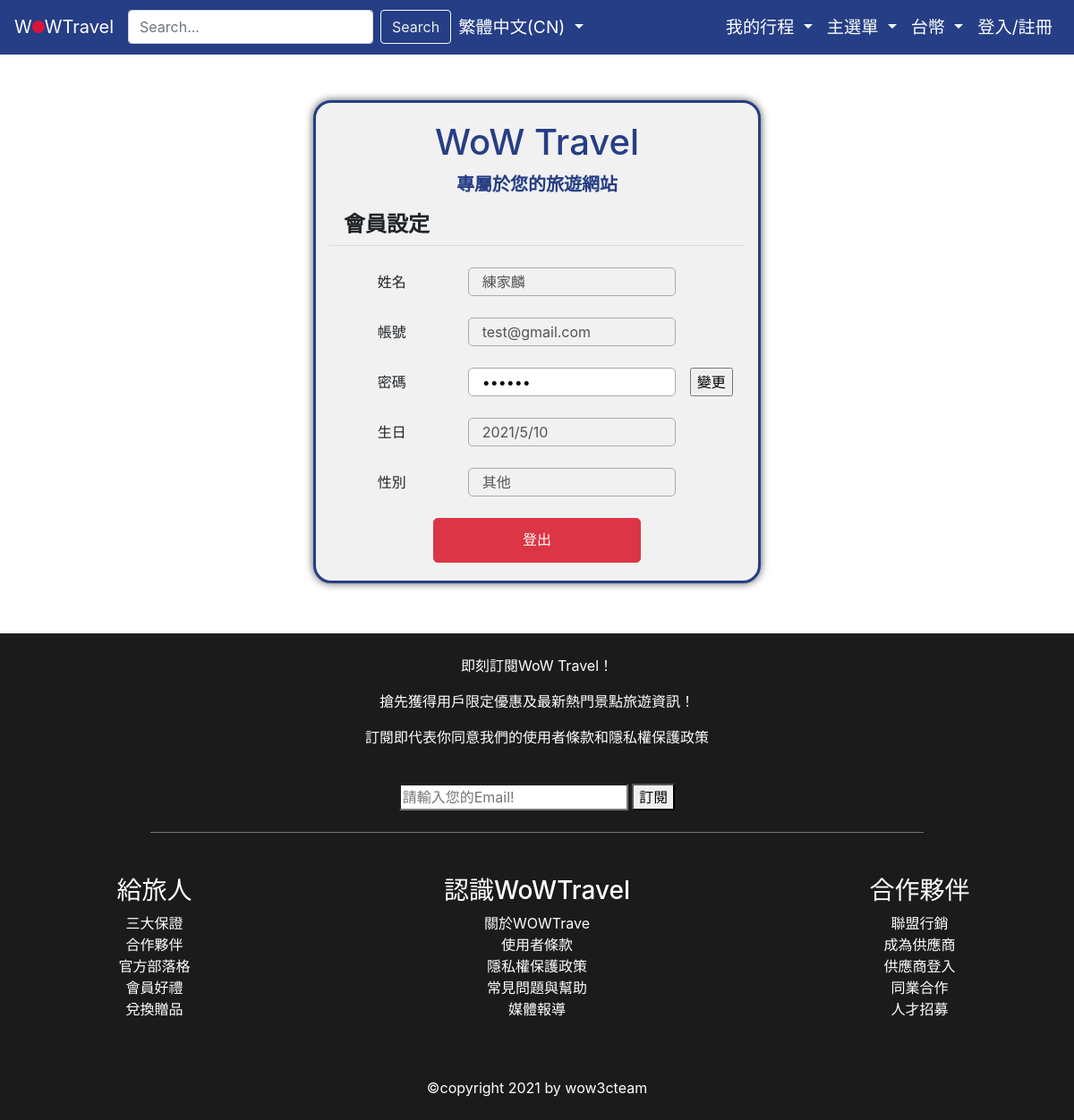
/member (signed in), run on an earlier commit of the app's database.
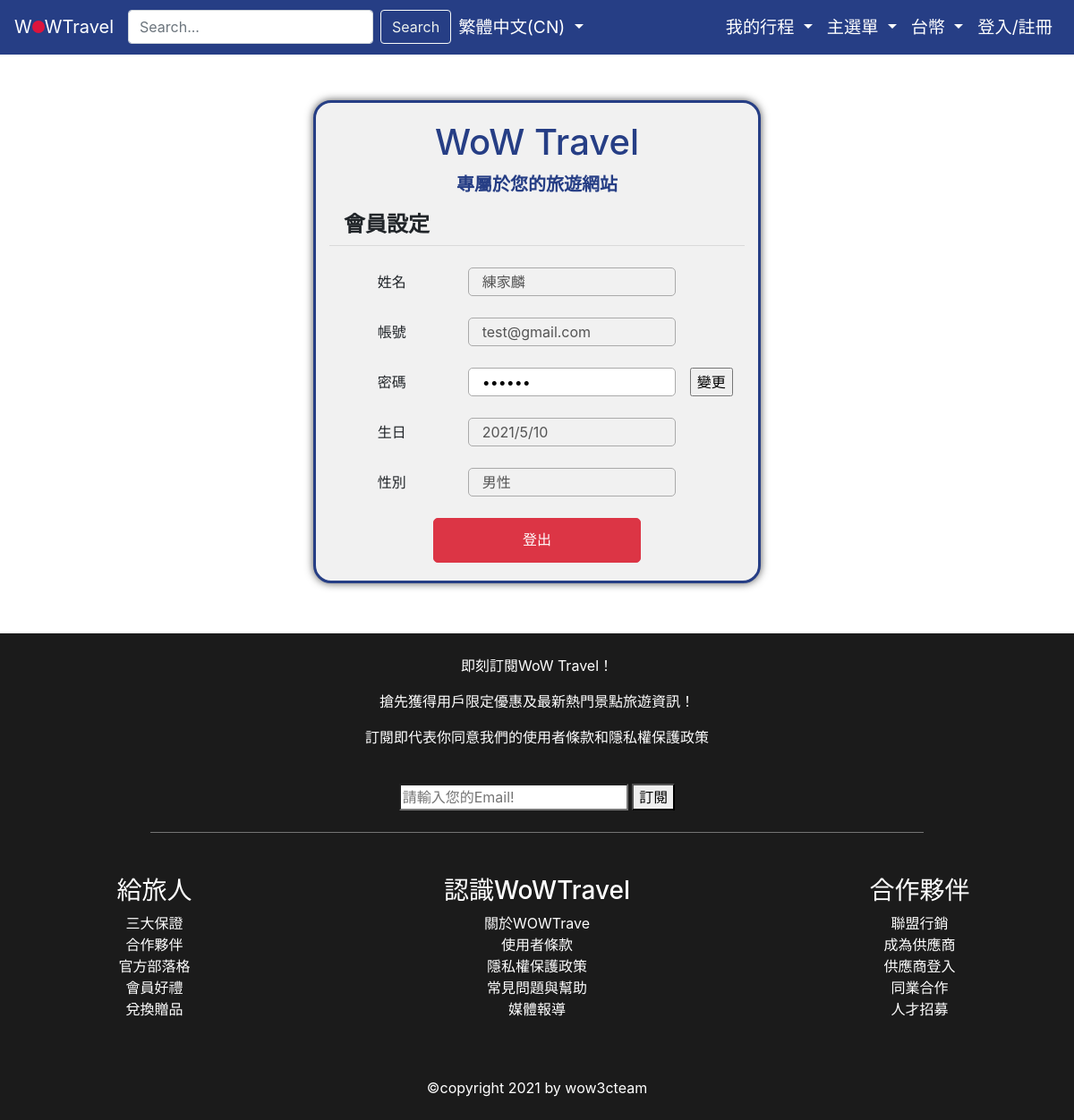
And on a later commit of the database.
### tables this page shows
CREATE TABLE member (
                    id INTEGER PRIMARY KEY AUTOINCREMENT,
                    name TEXT NOT NULL,
                    email TEXT NOT NULL,
                    password TEXT NOT NULL,
                    birthday INTEGER NOT NULL,
                    age INTEGER NOT NULL,
                    gender TEXT NOT NULL
                );

### main.py (the view)
@app.route('/member')
def member():
    if 'LoggedIn' in session:
        email = session['email']
        password = session['password']
        row = DB.get_member_by_login(email, password)[1]
        return render_template('member.html', row=row)
    return redirect(url_for('log_in'))

### db.py (called while the page is built)
    def get_member_by_login(self, email, password):
        cursor = self.con.execute(
            """
            SELECT * FROM member
            WHERE email = ?;
            """, (email,)
        )
        for row in cursor:
            cursor = self.con.execute(
                """
                SELECT * FROM member
                WHERE email = ? AND password = ?;
                """, (email, password)
            )
            return True, cursor.fetchone()
        return False, cursor.fetchone()

### templates/member.html (shortened to what this page needs)
{% extends "index.html" %} {% block title %} - 會員登入{% endblock %}  {% block script %} {% endblock %} {% block alert %}{% endblock %} {% block content %}
<div class="container rwd d-flex flex-column">
    <div class="welcome-text d-flex flex-column">
        <h1>WoW Travel</h1>
        <p>專屬於您的旅遊網站</p>
    </div>
    <div class="d-flex flex-column">
        <div class="d-flex">
            <h4 class="pl-3 font-weight-bold">會員設定</h4>
        </div>
        <hr class="m-0 w-100" />
    </div>
    <form class="d-flex flex-column" action="{{url_for('update')}}" method="POST">
        <div class="my-4  d-flex">
            <label class="col-4 pl-0 d-flex justify-content-center">姓名</label>
            <input class="col-6 input-border" type="text" name="name" value="{{ row[1] }}" disabled>
        </div>
        <div class="mb-4 d-flex">
            <label class="col-4 pl-0 d-flex justify-content-center">帳號</label>
            <input class="col-6 input-border" type="email" name="email" value="{{ row[2] }}" disabled>
        </div>
        <div class="mb-4 d-flex">
            <label class="col-4 pl-0 d-flex justify-content-center" for="password">密碼</label>
            <input class="col-6 input-border" type="password" name="password" value="{{ row[3] }}" id="password" pattern="^(?=.{6,})(?=.*\d)(?=.*[a-z])(?=.*[A-Z])(?!.*[\W]).*$" title="密碼長度須6碼以上，並至少包含一個大寫、小寫字母和數字，不能使用特殊符號" required>
            <input class="ml-3" type="submit" value="變更">
        </div>
        <div class="mb-4 d-flex">
            <label class="col-4 pl-0 d-flex justify-content-center">生日</label>
            <input class="col-6 input-border" value="{{ row[4] }}" id="birthday" disabled>
        </div>
        <div class="mb-4 d-flex">
            <label class="col-4 pl-0 d-flex justify-content-center" for="gender">性別</label>
            <input class="col-6 input-border" value="{{ row[6] }}" id="gender" disabled>
        </div>
    </form>
    <form class="d-flex justify-content-center" action="{{url_for('log_out')}}" method="POST">
        <button class="logout w-50 btn btn-danger text-white align-self-center">登出</button>
    </form>
</div>
{% endblock %}

What changed in the data, as far as the page shows it:
changed member "練家麟": gender "其他" → "男性"
